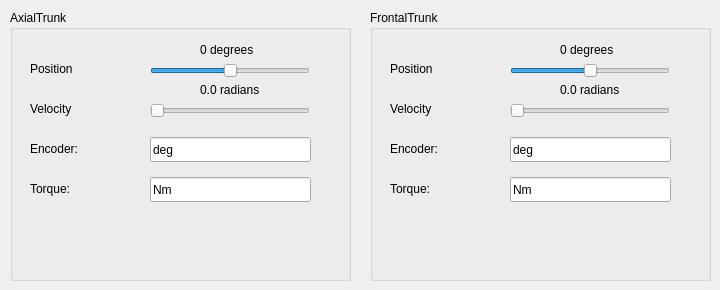
   <widget class="QWidget" name="trunk_tab">
    <attribute name="title">
     <string>/trunk</string>
    </attribute>
    <widget class="QGroupBox" name="frontalTrunk_groupBox">
     <property name="geometry">
      <rect>
       <x>370</x>
       <y>10</y>
       <width>341</width>
       <height>271</height>
      </rect>
     </property>
     <property name="title">
      <string>FrontalTrunk</string>
     </property>
     <widget class="QSlider" name="velocityFrontalTrunk_slider">
      <property name="geometry">
       <rect>
        <x>140</x>
        <y>93</y>
        <width>160</width>
        <height>16</height>
       </rect>
      </property>
      <property name="maximum">
       <number>100</number>
      </property>
      <property name="orientation">
       <enum>Qt::Horizontal</enum>
      </property>
     </widget>
     <widget class="QLabel" name="positionFrontalTrunk_label">
      <property name="geometry">
       <rect>
        <x>20</x>
        <y>50</y>
        <width>67</width>
        <height>17</height>
       </rect>
      </property>
      <property name="text">
       <string>Position</string>
      </property>
     </widget>
     <widget class="QLabel" name="velocityFrontalTrunk_label">
      <property name="geometry">
       <rect>
        <x>20</x>
        <y>90</y>
        <width>67</width>
        <height>17</height>
       </rect>
      </property>
      <property name="text">
       <string>Velocity</string>
      </property>
     </widget>
     <widget class="QSlider" name="positionFrontalTrunk_slider">
      <property name="geometry">
       <rect>
        <x>140</x>
        <y>53</y>
        <width>160</width>
        <height>16</height>
       </rect>
      </property>
      <property name="maximum">
       <number>180</number>
      </property>
      <property name="sliderPosition">
       <number>90</number>
      </property>
      <property name="orientation">
       <enum>Qt::Horizontal</enum>
      </property>
     </widget>
     <widget class="QLabel" name="positionValueFrontalTrunk_label">
      <property name="geometry">
       <rect>
        <x>190</x>
        <y>30</y>
        <width>111</width>
        <height>20</height>
       </rect>
      </property>
      <property name="text">
       <string>0 degrees</string>
      </property>
     </widget>
     <widget class="QLabel" name="velocityValueFrontalTrunk_label">
      <property name="geometry">
       <rect>
        <x>190</x>
        <y>70</y>
        <width>111</width>
        <height>20</height>
       </rect>
      </property>
      <property name="text">
       <string>0.0 radians</string>
      </property>
     </widget>
     <widget class="QLineEdit" name="encoderFrontalTrunk_lineEdit">
      <property name="geometry">
       <rect>
        <x>140</x>
        <y>127</y>
        <width>161</width>
        <height>25</height>
       </rect>
      </property>
      <property name="text">
       <string>deg</string>
      </property>
     </widget>
     <widget class="QLineEdit" name="torqueFrontalTrunk_lineEdit">
      <property name="geometry">
       <rect>
        <x>140</x>
        <y>167</y>
        <width>161</width>
        <height>25</height>
       </rect>
      </property>
      <property name="text">
       <string>Nm</string>
      </property>
     </widget>
     <widget class="QLabel" name="encoderFrontalTrunk_label">
      <property name="geometry">
       <rect>
        <x>20</x>
        <y>130</y>
        <width>67</width>
        <height>17</height>
       </rect>
      </property>
      <property name="text">
       <string>Encoder:</string>
      </property>
     </widget>
     <widget class="QLabel" name="torqueFrontalTrunk_label">
      <property name="geometry">
       <rect>
        <x>20</x>
        <y>170</y>
        <width>67</width>
        <height>17</height>
       </rect>
      </property>
      <property name="text">
       <string>Torque:</string>
      </property>
     </widget>
    </widget>
    <widget class="QGroupBox" name="axialTrunk_groupBox">
     <property name="geometry">
      <rect>
       <x>10</x>
       <y>10</y>
       <width>341</width>
       <height>271</height>
      </rect>
     </property>
     <property name="title">
      <string>AxialTrunk</string>
     </property>
     <widget class="QSlider" name="velocityAxialTrunk_slider">
      <property name="geometry">
       <rect>
        <x>140</x>
        <y>93</y>
        <width>160</width>
        <height>16</height>
       </rect>
      </property>
      <property name="maximum">
       <number>100</number>
      </property>
      <property name="orientation">
       <enum>Qt::Horizontal</enum>
      </property>
     </widget>
     <widget class="QLabel" name="positionAxialTrunk_label">
      <property name="geometry">
       <rect>
        <x>20</x>
        <y>50</y>
        <width>67</width>
        <height>17</height>
       </rect>
      </property>
      <property name="text">
       <string>Position</string>
      </property>
     </widget>
     <widget class="QSlider" name="positionAxialTrunk_slider">
      <property name="geometry">
       <rect>
        <x>140</x>
        <y>53</y>
        <width>160</width>
        <height>16</height>
       </rect>
      </property>
      <property name="maximum">
       <number>180</number>
      </property>
      <property name="sliderPosition">
       <number>90</number>
      </property>
      <property name="orientation">
       <enum>Qt::Horizontal</enum>
      </property>
     </widget>
     <widget class="QLabel" name="velocityAxialTrunk_label">
      <property name="geometry">
       <rect>
        <x>20</x>
        <y>90</y>
        <width>67</width>
        <height>17</height>
       </rect>
      </property>
      <property name="text">
       <string>Velocity</string>
      </property>
     </widget>
     <widget class="QLabel" name="positionValueAxialTrunk_label">
      <property name="geometry">
       <rect>
        <x>190</x>
        <y>30</y>
        <width>111</width>
        <height>20</height>
       </rect>
      </property>
      <property name="text">
       <string>0 degrees</string>
      </property>
     </widget>
     <widget class="QLabel" name="velocityValueAxialTrunk_label">
      <property name="geometry">
       <rect>
        <x>190</x>
        <y>70</y>
        <width>111</width>
        <height>20</height>
       </rect>
      </property>
      <property name="text">
       <string>0.0 radians</string>
      </property>
     </widget>
     <widget class="QLineEdit" name="encoderAxialTrunk_lineEdit">
      <property name="geometry">
       <rect>
        <x>140</x>
        <y>127</y>
        <width>161</width>
        <height>25</height>
       </rect>
      </property>
      <property name="text">
       <string>deg</string>
      </property>
     </widget>
     <widget class="QLineEdit" name="torqueAxialTrunk_lineEdit">
      <property name="geometry">
       <rect>
        <x>140</x>
        <y>167</y>
        <width>161</width>
        <height>25</height>
       </rect>
      </property>
      <property name="text">
       <string>Nm</string>
      </property>
     </widget>
     <widget class="QLabel" name="encoderAxialTrunk_label">
      <property name="geometry">
       <rect>
        <x>20</x>
        <y>130</y>
        <width>67</width>
        <height>17</height>
       </rect>
      </property>
      <property name="text">
       <string>Encoder:</string>
      </property>
     </widget>
     <widget class="QLabel" name="torqueAxialTrunk_label">
      <property name="geometry">
       <rect>
        <x>20</x>
        <y>170</y>
        <width>67</width>
        <height>17</height>
       </rect>
      </property>
      <property name="text">
       <string>Torque:</string>
      </property>
     </widget>
    </widget>
   </widget>
